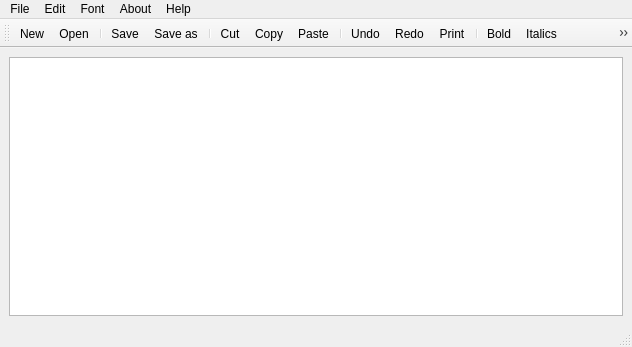
<?xml version="1.0" encoding="UTF-8"?>
<ui version="4.0">
 <class>MainWindow</class>
 <widget class="QMainWindow" name="MainWindow">
  <property name="geometry">
   <rect>
    <x>0</x>
    <y>0</y>
    <width>632</width>
    <height>347</height>
   </rect>
  </property>
  <property name="windowTitle">
   <string>MainWindow</string>
  </property>
  <widget class="QWidget" name="centralwidget">
   <layout class="QVBoxLayout" name="verticalLayout">
    <item>
     <widget class="QTextEdit" name="textEdit"/>
    </item>
   </layout>
  </widget>
  <widget class="QMenuBar" name="menubar">
   <property name="geometry">
    <rect>
     <x>0</x>
     <y>0</y>
     <width>632</width>
     <height>21</height>
    </rect>
   </property>
   <widget class="QMenu" name="menuFile">
    <property name="title">
     <string>File</string>
    </property>
    <addaction name="actionNew"/>
    <addaction name="actionOpen"/>
    <addaction name="separator"/>
    <addaction name="actionSave"/>
    <addaction name="actionSave_as"/>
    <addaction name="separator"/>
    <addaction name="actionExit"/>
   </widget>
   <widget class="QMenu" name="menuEdit">
    <property name="title">
     <string>Edit</string>
    </property>
    <addaction name="actionCut"/>
    <addaction name="actionCopy"/>
    <addaction name="actionPaste"/>
    <addaction name="separator"/>
    <addaction name="actionUndo"/>
    <addaction name="actionRedo"/>
    <addaction name="separator"/>
    <addaction name="actionPrint"/>
   </widget>
   <widget class="QMenu" name="menuFont">
    <property name="title">
     <string>Font</string>
    </property>
    <addaction name="actionBold"/>
    <addaction name="actionItalics_2"/>
    <addaction name="actionSelect_font"/>
    <addaction name="separator"/>
    <addaction name="actionSelect_font_2"/>
   </widget>
   <widget class="QMenu" name="menuAbout">
    <property name="title">
     <string>About</string>
    </property>
    <addaction name="actionAbout_Notepad"/>
   </widget>
   <widget class="QMenu" name="menuHelp">
    <property name="title">
     <string>Help</string>
    </property>
   </widget>
   <addaction name="menuFile"/>
   <addaction name="menuEdit"/>
   <addaction name="menuFont"/>
   <addaction name="menuAbout"/>
   <addaction name="menuHelp"/>
  </widget>
  <widget class="QStatusBar" name="statusbar"/>
  <widget class="QToolBar" name="toolBar">
   <property name="windowTitle">
    <string>toolBar</string>
   </property>
   <attribute name="toolBarArea">
    <enum>TopToolBarArea</enum>
   </attribute>
   <attribute name="toolBarBreak">
    <bool>false</bool>
   </attribute>
   <addaction name="actionNew"/>
   <addaction name="actionOpen"/>
   <addaction name="separator"/>
   <addaction name="actionSave"/>
   <addaction name="actionSave_as"/>
   <addaction name="separator"/>
   <addaction name="actionCut"/>
   <addaction name="actionCopy"/>
   <addaction name="actionPaste"/>
   <addaction name="separator"/>
   <addaction name="actionUndo"/>
   <addaction name="actionRedo"/>
   <addaction name="actionPrint"/>
   <addaction name="separator"/>
   <addaction name="actionBold"/>
   <addaction name="actionItalics_2"/>
   <addaction name="actionSelect_font"/>
   <addaction name="actionSelect_font_2"/>
   <addaction name="separator"/>
   <addaction name="actionAbout_Notepad"/>
   <addaction name="actionExit"/>
  </widget>
  <action name="actionNew">
   <property name="icon">
    <iconset resource="resources.qrc">
     <normaloff>:/.qrc/icons/new.png</normaloff>:/.qrc/icons/new.png</iconset>
   </property>
   <property name="text">
    <string>New</string>
   </property>
  </action>
  <action name="actionOpen">
   <property name="icon">
    <iconset resource="resources.qrc">
     <normaloff>:/.qrc/icons/open.jfif</normaloff>:/.qrc/icons/open.jfif</iconset>
   </property>
   <property name="text">
    <string>Open</string>
   </property>
  </action>
  <action name="actionSave">
   <property name="icon">
    <iconset resource="resources.qrc">
     <normaloff>:/.qrc/icons/save.png</normaloff>:/.qrc/icons/save.png</iconset>
   </property>
   <property name="text">
    <string>Save</string>
   </property>
  </action>
  <action name="actionSave_as">
   <property name="icon">
    <iconset resource="resources.qrc">
     <normaloff>:/.qrc/icons/save as.png</normaloff>:/.qrc/icons/save as.png</iconset>
   </property>
   <property name="text">
    <string>Save as</string>
   </property>
  </action>
  <action name="actionExit">
   <property name="icon">
    <iconset resource="resources.qrc">
     <normaloff>:/.qrc/icons/exit.jfif</normaloff>:/.qrc/icons/exit.jfif</iconset>
   </property>
   <property name="text">
    <string>Exit</string>
   </property>
  </action>
  <action name="actionCut">
   <property name="icon">
    <iconset resource="resources.qrc">
     <normaloff>:/.qrc/icons/cut.png</normaloff>:/.qrc/icons/cut.png</iconset>
   </property>
   <property name="text">
    <string>Cut</string>
   </property>
  </action>
  <action name="actionCopy">
   <property name="icon">
    <iconset resource="resources.qrc">
     <normaloff>:/.qrc/icons/copy.jfif</normaloff>:/.qrc/icons/copy.jfif</iconset>
   </property>
   <property name="text">
    <string>Copy</string>
   </property>
  </action>
  <action name="actionPaste">
   <property name="icon">
    <iconset resource="resources.qrc">
     <normaloff>:/.qrc/icons/paste.jfif</normaloff>:/.qrc/icons/paste.jfif</iconset>
   </property>
   <property name="text">
    <string>Paste</string>
   </property>
  </action>
  <action name="actionUndo">
   <property name="icon">
    <iconset resource="resources.qrc">
     <normaloff>:/.qrc/icons/undo.jfif</normaloff>:/.qrc/icons/undo.jfif</iconset>
   </property>
   <property name="text">
    <string>Undo</string>
   </property>
  </action>
  <action name="actionRedo">
   <property name="icon">
    <iconset resource="resources.qrc">
     <normaloff>:/.qrc/icons/redo.png</normaloff>:/.qrc/icons/redo.png</iconset>
   </property>
   <property name="text">
    <string>Redo</string>
   </property>
  </action>
  <action name="actionPrint">
   <property name="icon">
    <iconset resource="resources.qrc">
     <normaloff>:/.qrc/icons/print.jfif</normaloff>:/.qrc/icons/print.jfif</iconset>
   </property>
   <property name="text">
    <string>Print</string>
   </property>
  </action>
  <action name="actionBold">
   <property name="icon">
    <iconset resource="resources.qrc">
     <normaloff>:/.qrc/icons/bold.png</normaloff>:/.qrc/icons/bold.png</iconset>
   </property>
   <property name="text">
    <string>Bold</string>
   </property>
  </action>
  <action name="actionSelect_font">
   <property name="icon">
    <iconset resource="resources.qrc">
     <normaloff>:/.qrc/icons/underline.png</normaloff>:/.qrc/icons/underline.png</iconset>
   </property>
   <property name="text">
    <string>Underline</string>
   </property>
  </action>
  <action name="actionSelect_font_2">
   <property name="icon">
    <iconset resource="resources.qrc">
     <normaloff>:/.qrc/icons/font.jfif</normaloff>:/.qrc/icons/font.jfif</iconset>
   </property>
   <property name="text">
    <string>Select font</string>
   </property>
  </action>
  <action name="actionItalics_2">
   <property name="icon">
    <iconset resource="resources.qrc">
     <normaloff>:/.qrc/icons/italics.png</normaloff>:/.qrc/icons/italics.png</iconset>
   </property>
   <property name="text">
    <string>Italics</string>
   </property>
  </action>
  <action name="actionAbout_Notepad">
   <property name="icon">
    <iconset resource="resources.qrc">
     <normaloff>:/.qrc/icons/about.png</normaloff>:/.qrc/icons/about.png</iconset>
   </property>
   <property name="text">
    <string>About Notepad</string>
   </property>
  </action>
 </widget>
 <resources>
  <include location="resources.qrc"/>
 </resources>
 <connections/>
</ui>
